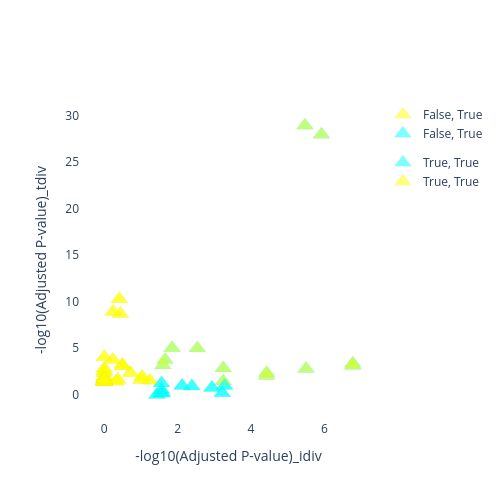

The cell this chart's notebook holds for it:
### Code cell
alpha = 0.5
c_t = '#FFFF00' ; c_i = '#00FFFF'
import plotly.express as px
import plotly.graph_objects as go

df = enrichr[enrichr['r'] == True].reset_index().rename(columns={'index': 'Term'})

fig1 = px.scatter(
    df,
    x='-log10(Adjusted P-value)_idiv',
    y='-log10(Adjusted P-value)_tdiv',
    color='tdiv_enr',
    symbol='r',
    color_discrete_map={True: c_t, False: c_i},
    symbol_map={True: 'triangle-up', False: 'triangle-down'},
    opacity=alpha,
    hover_data=['Term'],
    width=500, height=500
)
fig2 = px.scatter(
    df,
    x='-log10(Adjusted P-value)_idiv',
    y='-log10(Adjusted P-value)_tdiv',
    color='idiv_enr',
    symbol='r',
    color_discrete_map={True: c_i, False: c_t},
    symbol_map={True: 'triangle-up', False: 'triangle-down'},
    opacity=alpha,
    hover_data=['Term'],
    width=500, height=500
)

fig = go.Figure(data=fig2.data + fig1.data)
fig.update_traces(
    marker=dict(
        size=15,
        line=dict(color='dimgrey', width=0.05)   # marker edge
    )
)
fig.update_layout(
    width=500, height=500,
    legend_title_text=None,
    plot_bgcolor='white',
    paper_bgcolor='white',
    xaxis=dict(showgrid=False, zeroline=False, title='-log10(Adjusted P-value)_idiv'),
    yaxis=dict(showgrid=False, zeroline=False, title='-log10(Adjusted P-value)_tdiv'),
)


fig

### Figure 1 — Plotly figure (JSON) as saved in the notebook; plotly's stock layout.template omitted (floating-point values rounded to 4 significant figures)
{"data": [{"customdata": [["Recombinational Repair (GO:0000725)"], ["Double-Strand Break Repair via Homologous Recombination (GO:0000724)"], ["Plasma Membrane Bounded Cell Projection Assembly (GO:0120031)"], ["Negative Regulation of Smoothened Signaling Pathway (GO:0045879)"], ["DNA Metabolic Process (GO:0006259)"], ["Regulatory ncRNA-mediated Gene Silencing (GO:0031047)"], ["RNA Biosynthetic Process (GO:0032774)"], ["miRNA-mediated Post-Transcriptional Gene Silencing (GO:0035195)"], ["Glycerophospholipid Biosynthetic Process (GO:0046474)"], ["Negative Regulation of Transcription by RNA Polymerase II (GO:0000122)"], ["Phosphorylation (GO:0016310)"], ["Negative Regulation of Gene Expression, Epigenetic (GO:0045814)"], ["Non-Motile Cilium Assembly (GO:1905515)"], ["Phosphatidylinositol Dephosphorylation (GO:0046856)"], ["Phosphatidylinositol Metabolic Process (GO:0046488)"], ["Double-Strand Break Repair via Nonhomologous End Joining (GO:0006303)"], ["Regulatory ncRNA-mediated Post-Transcriptional Gene Silencing (GO:0035194)"], ["Protein Sumoylation (GO:0016925)"], ["DNA-templated DNA Replication Maintenance of Fidelity (GO:0045005)"], ["DNA Repair (GO:0006281)"], ["Protein Localization to Chromosome (GO:0034502)"], ["Epigenetic Regulation of Gene Expression (GO:0040029)"], ["mRNA Transcription by RNA Polymerase II (GO:0042789)"], ["Regulation of Smoothened Signaling Pathway (GO:0008589)"], ["Negative Regulation of Telomere Maintenance via Telomere Lengthening (GO:1904357)"], ["Organelle Assembly (GO:0070925)"], ["mRNA Transcription (GO:0009299)"], ["Cilium Assembly (GO:0060271)"], ["Protein Phosphorylation (GO:0006468)"], ["Cilium Organization (GO:0044782)"]], "hovertemplate": "idiv_enr=False<br>r=True<br>-log10(Adjusted P-value)_idiv=%{x}<br>-log10(Adjusted P-value)_tdiv=%{y}<br>Term=%{customdata[0]}<extra></extra>", "legendgroup": "False, True", "marker": {"color": "#FFFF00", "line": {"color": "dimgrey", "width": 0.05}, "opacity": 0.5, "size": 15, "symbol": "triangle-up"}, "mode": "markers", "name": "False, True", "orientation": "v", "showlegend": true, "type": "scatter", "x": [1.244, 1.033, 0.4407, 0.0, 0.7181, 0.0, 0.0, 0.0, 0.0, 0.4936, 0.324, 0.0, 1.0, 0.0, 0.0, 0.0, 0.0, 0.0, 0.0, 0.4936, 0.0, 0.0, 0.0, 0.0, 0.0, 0.2329, 0.0, 0.2424, 0.3696, 0.4125], "xaxis": "x", "y": [1.508, 1.925, 8.7, 1.498, 2.324, 1.508, 1.508, 1.788, 1.327, 3.226, 1.403, 4.036, 1.607, 2.509, 1.979, 1.508, 2.324, 1.508, 1.706, 3.045, 1.322, 1.498, 1.706, 2.815, 1.44, 3.738, 1.598, 8.921, 1.618, 10.29], "yaxis": "y"}, {"customdata": [["Regulation of DNA-templated Transcription (GO:0006355)"], ["Positive Regulation of DNA-templated Transcription (GO:0045893)"], ["Positive Regulation of DNA Repair (GO:0045739)"], ["RNA Processing (GO:0006396)"], ["Regulation of Gene Expression (GO:0010468)"], ["mRNA Processing (GO:0006397)"], ["Chromatin Organization (GO:0006325)"], ["Protein Ubiquitination (GO:0016567)"], ["Chromatin Remodeling (GO:0006338)"], ["Regulation of RNA Biosynthetic Process (GO:2001141)"], ["mRNA Splicing, via Spliceosome (GO:0000398)"], ["RNA Splicing, via Transesterification Reactions With Bulged Adenosine as Nucleophile (GO:0000377)"], ["Negative Regulation of Gene Expression (GO:0010629)"], ["Negative Regulation of DNA-templated Transcription (GO:0045892)"], ["RNA Export From Nucleus (GO:0006405)"], ["Heterochromatin Formation (GO:0031507)"], ["RNA Splicing (GO:0008380)"], ["mRNA Metabolic Process (GO:0016071)"], ["Double-Strand Break Repair (GO:0006302)"], ["Positive Regulation of Transcription by RNA Polymerase II (GO:0045944)"], ["Regulation of Transcription by RNA Polymerase II (GO:0006357)"], ["Regulation of RNA Splicing (GO:0043484)"], ["DNA Damage Response (GO:0006974)"]], "hovertemplate": "idiv_enr=True<br>r=True<br>-log10(Adjusted P-value)_idiv=%{x}<br>-log10(Adjusted P-value)_tdiv=%{y}<br>Term=%{customdata[0]}<extra></extra>", "legendgroup": "True, True", "marker": {"color": "#00FFFF", "line": {"color": "dimgrey", "width": 0.05}, "opacity": 0.5, "size": 15, "symbol": "triangle-up"}, "mode": "markers", "name": "True, True", "orientation": "v", "showlegend": true, "type": "scatter", "x": [5.472, 5.501, 1.434, 1.562, 4.428, 4.428, 6.775, 2.123, 6.775, 1.851, 3.243, 2.389, 1.562, 1.659, 3.218, 3.283, 1.562, 2.935, 1.598, 3.245, 5.92, 1.585, 2.538], "xaxis": "x", "y": [28.94, 2.782, 1.877e-06, 1.225, 2.324, 2.038, 3.354, 0.9625, 3.102, 5.024, 1.432, 0.9129, 0.5111, 3.738, 0.1716, 0.964, 0.1322, 0.7296, 3.156, 2.843, 27.96, 0.2035, 4.992], "yaxis": "y"}, {"customdata": [["Recombinational Repair (GO:0000725)"], ["Double-Strand Break Repair via Homologous Recombination (GO:0000724)"], ["Regulation of DNA-templated Transcription (GO:0006355)"], ["Positive Regulation of DNA-templated Transcription (GO:0045893)"], ["Plasma Membrane Bounded Cell Projection Assembly (GO:0120031)"], ["Regulation of Gene Expression (GO:0010468)"], ["Negative Regulation of Smoothened Signaling Pathway (GO:0045879)"], ["DNA Metabolic Process (GO:0006259)"], ["Regulatory ncRNA-mediated Gene Silencing (GO:0031047)"], ["RNA Biosynthetic Process (GO:0032774)"], ["mRNA Processing (GO:0006397)"], ["Chromatin Organization (GO:0006325)"], ["miRNA-mediated Post-Transcriptional Gene Silencing (GO:0035195)"], ["Glycerophospholipid Biosynthetic Process (GO:0046474)"], ["Negative Regulation of Transcription by RNA Polymerase II (GO:0000122)"], ["Phosphorylation (GO:0016310)"], ["Chromatin Remodeling (GO:0006338)"], ["Negative Regulation of Gene Expression, Epigenetic (GO:0045814)"], ["Regulation of RNA Biosynthetic Process (GO:2001141)"], ["mRNA Splicing, via Spliceosome (GO:0000398)"], ["Non-Motile Cilium Assembly (GO:1905515)"], ["Phosphatidylinositol Dephosphorylation (GO:0046856)"], ["Phosphatidylinositol Metabolic Process (GO:0046488)"], ["Double-Strand Break Repair via Nonhomologous End Joining (GO:0006303)"], ["Regulatory ncRNA-mediated Post-Transcriptional Gene Silencing (GO:0035194)"], ["Protein Sumoylation (GO:0016925)"], ["DNA-templated DNA Replication Maintenance of Fidelity (GO:0045005)"], ["DNA Repair (GO:0006281)"], ["Negative Regulation of DNA-templated Transcription (GO:0045892)"], ["Protein Localization to Chromosome (GO:0034502)"], ["Epigenetic Regulation of Gene Expression (GO:0040029)"], ["mRNA Transcription by RNA Polymerase II (GO:0042789)"], ["Regulation of Smoothened Signaling Pathway (GO:0008589)"], ["Negative Regulation of Telomere Maintenance via Telomere Lengthening (GO:1904357)"], ["Organelle Assembly (GO:0070925)"], ["mRNA Transcription (GO:0009299)"], ["Cilium Assembly (GO:0060271)"], ["Double-Strand Break Repair (GO:0006302)"], ["Positive Regulation of Transcription by RNA Polymerase II (GO:0045944)"], ["Regulation of Transcription by RNA Polymerase II (GO:0006357)"], ["Protein Phosphorylation (GO:0006468)"], ["DNA Damage Response (GO:0006974)"], ["Cilium Organization (GO:0044782)"]], "hovertemplate": "tdiv_enr=True<br>r=True<br>-log10(Adjusted P-value)_idiv=%{x}<br>-log10(Adjusted P-value)_tdiv=%{y}<br>Term=%{customdata[0]}<extra></extra>", "legendgroup": "True, True", "marker": {"color": "#FFFF00", "line": {"color": "dimgrey", "width": 0.05}, "opacity": 0.5, "size": 15, "symbol": "triangle-up"}, "mode": "markers", "name": "True, True", "orientation": "v", "showlegend": true, "type": "scatter", "x": [1.244, 1.033, 5.472, 5.501, 0.4407, 4.428, 0.0, 0.7181, 0.0, 0.0, 4.428, 6.775, 0.0, 0.0, 0.4936, 0.324, 6.775, 0.0, 1.851, 3.243, 1.0, 0.0, 0.0, 0.0, 0.0, 0.0, 0.0, 0.4936, 1.659, 0.0, 0.0, 0.0, 0.0, 0.0, 0.2329, 0.0, 0.2424, 1.598, 3.245, 5.92, 0.3696, 2.538, 0.4125], "xaxis": "x", "y": [1.508, 1.925, 28.94, 2.782, 8.7, 2.324, 1.498, 2.324, 1.508, 1.508, 2.038, 3.354, 1.788, 1.327, 3.226, 1.403, 3.102, 4.036, 5.024, 1.432, 1.607, 2.509, 1.979, 1.508, 2.324, 1.508, 1.706, 3.045, 3.738, 1.322, 1.498, 1.706, 2.815, 1.44, 3.738, 1.598, 8.921, 3.156, 2.843, 27.96, 1.618, 4.992, 10.29], "yaxis": "y"}, {"customdata": [["Positive Regulation of DNA Repair (GO:0045739)"], ["RNA Processing (GO:0006396)"], ["Protein Ubiquitination (GO:0016567)"], ["RNA Splicing, via Transesterification Reactions With Bulged Adenosine as Nucleophile (GO:0000377)"], ["Negative Regulation of Gene Expression (GO:0010629)"], ["RNA Export From Nucleus (GO:0006405)"], ["Heterochromatin Formation (GO:0031507)"], ["RNA Splicing (GO:0008380)"], ["mRNA Metabolic Process (GO:0016071)"], ["Regulation of RNA Splicing (GO:0043484)"]], "hovertemplate": "tdiv_enr=False<br>r=True<br>-log10(Adjusted P-value)_idiv=%{x}<br>-log10(Adjusted P-value)_tdiv=%{y}<br>Term=%{customdata[0]}<extra></extra>", "legendgroup": "False, True", "marker": {"color": "#00FFFF", "line": {"color": "dimgrey", "width": 0.05}, "opacity": 0.5, "size": 15, "symbol": "triangle-up"}, "mode": "markers", "name": "False, True", "orientation": "v", "showlegend": true, "type": "scatter", "x": [1.434, 1.562, 2.123, 2.389, 1.562, 3.218, 3.283, 1.562, 2.935, 1.585], "xaxis": "x", "y": [1.877e-06, 1.225, 0.9625, 0.9129, 0.5111, 0.1716, 0.964, 0.1322, 0.7296, 0.2035], "yaxis": "y"}], "layout": {"height": 500, "paper_bgcolor": "white", "plot_bgcolor": "white", "width": 500, "xaxis": {"showgrid": false, "title": {"text": "-log10(Adjusted P-value)_idiv"}, "zeroline": false}, "yaxis": {"showgrid": false, "title": {"text": "-log10(Adjusted P-value)_tdiv"}, "zeroline": false}}}
